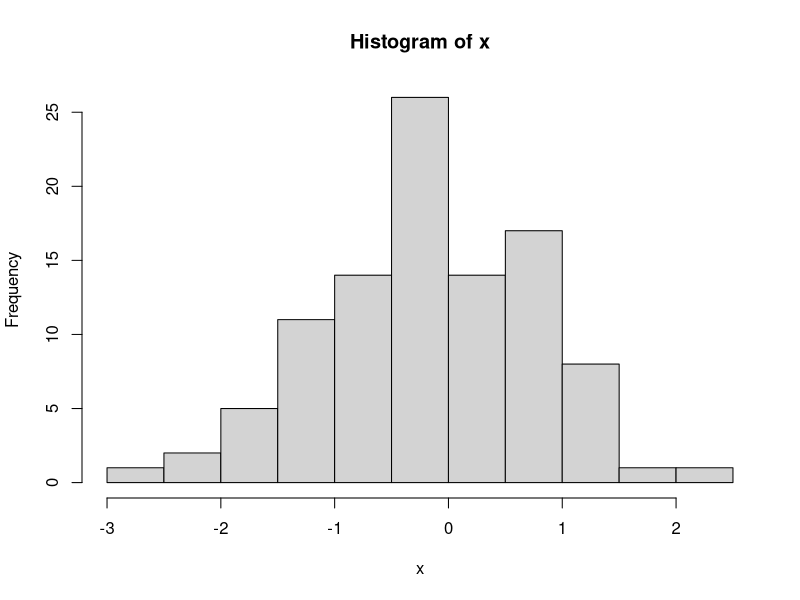
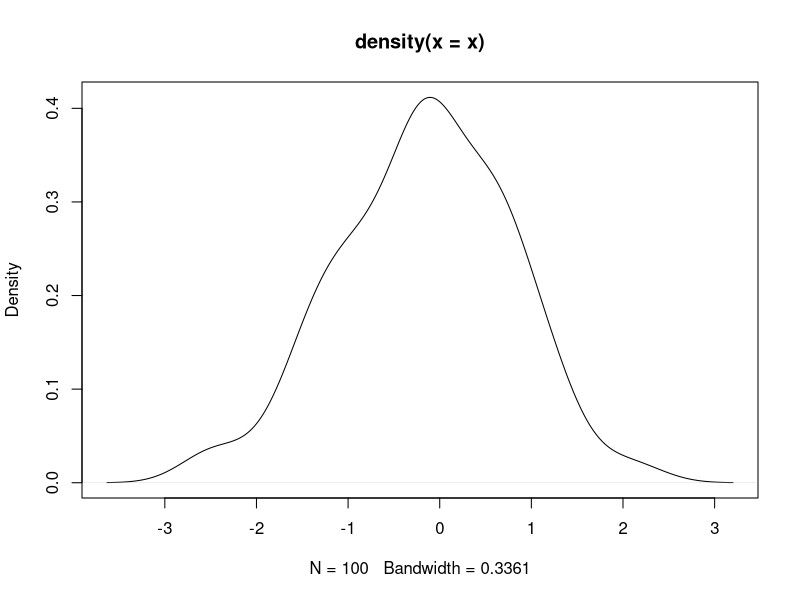

R code for these plots, in order:
## ---- chunk 1
knitr::opts_chunk$set(echo = TRUE)
x <- rnorm(100, 0, 1)
mean(x)
hist(x)
plot(density(x))
